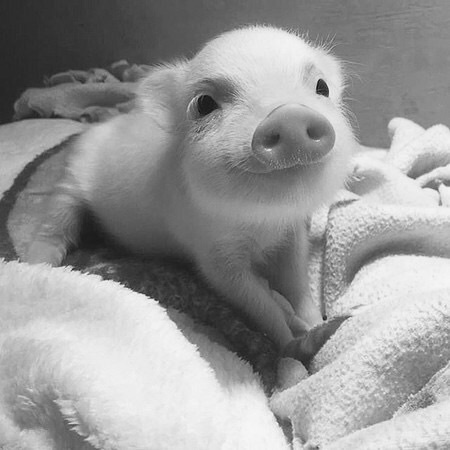
#> input picture pig_gray.jpg, 450 x 450 px
$ python threshold.py
#> lines starting #> are read from the running program, lines starting #| are printed output that depends on the picture; after the words box and inside, x2 and y2 are one past the last pixel; in counts of white or black regions, pixels touching at a corner belong together
import cv2

img = cv2.imread('pig_gray.jpg',0)
#> img is the input picture: shape (450, 450); min 12, max 247, mean 151.7
ret, out = cv2.threshold(img, 127, 255, cv2.THRESH_BINARY)
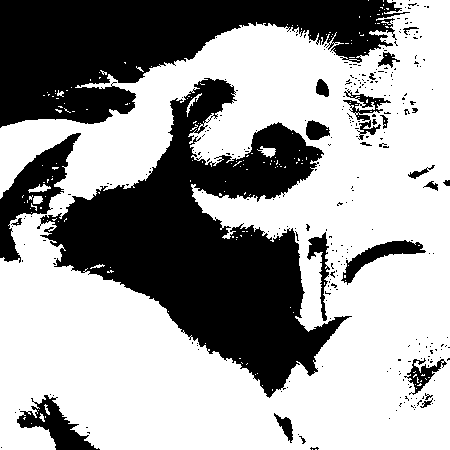
#> out: shape (450, 450); 62.1% white; 291 black regions (267 under 20 px), largest, box (x1, y1, x2, y2) and area: (37, 78, 352, 398) 39436, (0, 0, 410, 128) 27138, (0, 133, 81, 263) 3519
cv2.imwrite('pig_threshold.jpg',out)
